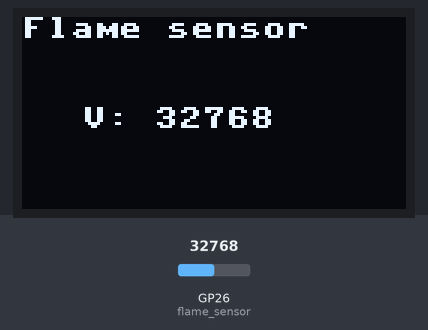
The program below on a simulated Raspberry Pi Pico running MicroPython. Parts: 128×64 one-colour display. The inputs (shaded band) are chosen by the test bench; at power-on: GP26 (flame_sensor) = 32768 (analog values on the 0–65535 scale). Library files of the repository ran but are not shown: ssd1306.py.

Above: at 1.2 s.
1.3 s: GP26 (flame_sensor) set to 30832
At 1.7 s:
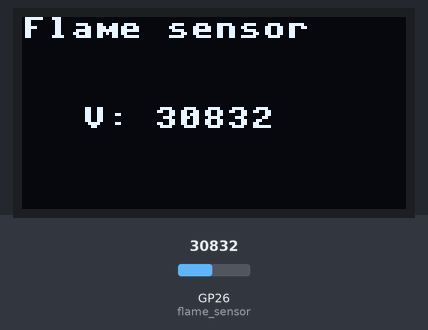
2.8 s: GP26 (flame_sensor) set to 29088
At 3.6 s:
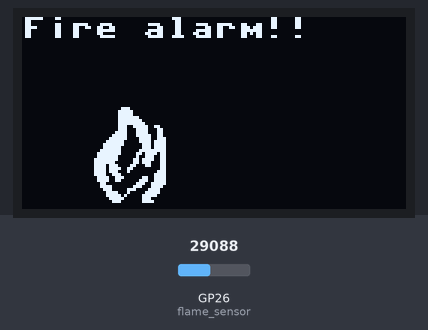
5.8 s: GP26 (flame_sensor) set to 30655
At 7.3 s:
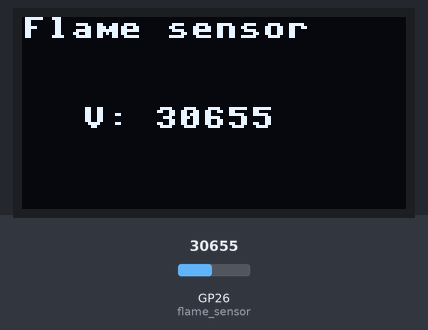
Timing chart, 0 to 8.8 s (numbered marks = the images above; inputs shaded):
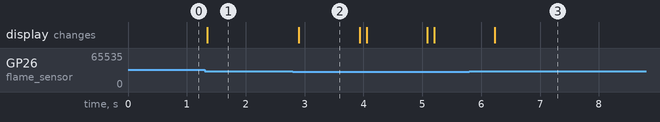

The program:

demo33_flame_sensor_OLED_main.py
```python
from machine import Pin, ADC, I2C
from time import sleep
from ssd1306 import SSD1306_I2C
import framebuf


# define width and height
WIDTH = 128
HEIGHT = 64

# define byte array of fire icon in 32x32 pixels
buffer = bytearray(b"\x00\x07\x00\x00\x00\x0f\x80\x00\x00\x0f\x80\x00\x00\x0f\xe0\x00\x00\x0f\xf0\x00\x00\x0f\xf8\x00\x00\x0e|\xc0\x00\x0e<`\x00\x1e<`\x00>>`\x00~\x1ep\x00\xfc\x1e\xf0\x01\xfc\x0e\xf0\x01\xf8\x0e\xf0\x03\xf8\x1f\xf0\x07\xf87\xb0\x07\xf0'0\x0f\xf0o0\x0f\xe0n0\x0fp\xc60\x0fy\x800\x0fq\x00p\x0f8\x00\xf0\x07\x9c\x0c\xf0\x07\x98\x1c\xf0\x03\x009\xf0\x03\xc0q\xe0\x01\xc1\xc3\xc0\x00\xf1\x07\xc0\x00\xfa\x0f\x80\x00|\x0e\x00\x008\x0f\x00"
)

# define frame buffer object in 32x32pixels.
fb = framebuf.FrameBuffer(buffer, 32, 32, framebuf.MONO_HLSB)

# create instance of i2c bus.
bus = I2C(1, scl=Pin(15), sda=Pin(14), freq=2000000)

# create oled object by using SSD1306_I2C
oled = SSD1306_I2C(WIDTH, HEIGHT, bus)

oled.fill(0) # clear screen
oled.show()

flame_sensor = ADC(Pin(26))  # define flame sensor via AO pin


while True:
    oled.text("Flame sensor", 0, 0)
    oled.show()
    oled.text("V: {}".format(flame_sensor.read_u16()), 20, 30)
    oled.show()
    sleep(0.1)
    oled.fill(0)
    oled.show()
    if flame_sensor.read_u16() <= 30000:
        oled.text("Fire alarm!!", 0, 0)
        oled.blit(fb, 20, 30)
        oled.show()
        sleep(1)
        oled.fill(0)
        oled.show()
  
```

Measured:
- the behaviour switches between 30016 and 30000 on GP26 (flame_sensor) (found by bisection; images 1 and 2)
- after the input at 1.3 s, the display: changes after 0.05 s (image 1)
- after the input at 2.8 s, the display: changes after 0.10 s (image 2)
- after the input at 5.8 s, the display: changes after 0.43 s (image 3)
- what the display in image 2 shows lasts 1.0 s, from 2.9 s to 3.9 s
